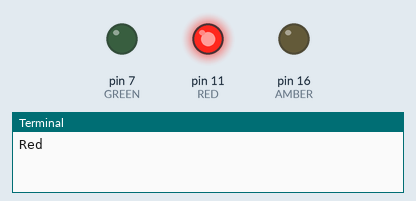
The program below on a simulated Raspberry Pi (header pin numbers). Parts: output pins drawn as LEDs (lit = HIGH), the last lines printed to the terminal.

Above: at 1.0 s.
At 3.0 s:
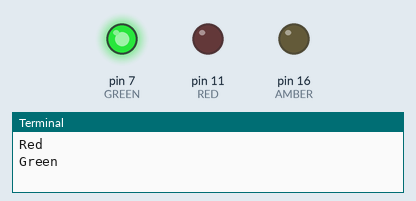
At 5.0 s:
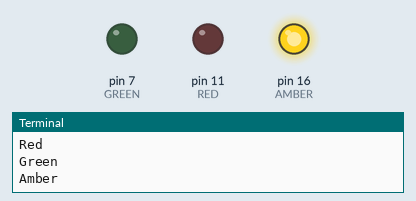
Timing chart, 0 to 10.4 s (numbered marks = the images above):
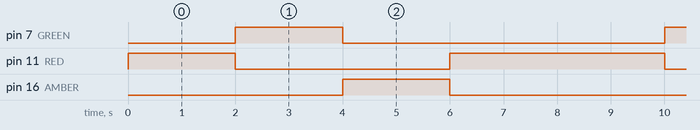

Measured:
- by itself, pin 7 (GREEN), pin 16 (AMBER): alternates HIGH for 2.0 s and LOW for 6.0 s
- by itself, pin 11 (RED): repeats every 8.0 s: LOW 4.0 s, HIGH 4.0 s
- by itself, everything shown: repeats every 8.0 s, in 3 steps

The program:

TrafficLightFINAL.py
```python
import time
import RPi.GPIO as GPIO

GPIO.setwarnings(False)
GPIO.cleanup()

GPIO.setmode(GPIO.BOARD)
RED=11
AMBER=16
GREEN=7

# Set Pin 11,16 and 7 on the GPIO header to act as an output
GPIO.setup(RED,GPIO.OUT)
GPIO.setup(AMBER,GPIO.OUT)
GPIO.setup(GREEN,GPIO.OUT)

while True:
	# Turn on the red LED
	GPIO.output(RED,GPIO.HIGH)
	print "Red"
	# Wait for 2 seconds
	time.sleep(2)
	# Turn off the red LED
	GPIO.output(RED,GPIO.LOW)
	# Turn on the green LED
	GPIO.output(GREEN,GPIO.HIGH)
	print "Green"
	# Wait for 2 seconds
	time.sleep(2)
	# Turn off the green LED
	GPIO.output(GREEN,GPIO.LOW)
	# Turn on the amber LED
	GPIO.output(AMBER,GPIO.HIGH)
	print "Amber"
	# Wait for 2 seconds
	time.sleep(2)
	# Turn off the amber LED
	GPIO.output(AMBER,GPIO.LOW)

# ADVANCE GREEN:

        # Turn on the red LED
	GPIO.output(RED,GPIO.HIGH)
	print "Red"
	# Wait for 2 seconds
	time.sleep(2)
	# Turn off the red LED
	GPIO.output(RED,GPIO.LOW)


# LOOP:
for x in xrange(1, 21):
	# Turn on the LED
	GPIO.output(GREEN,GPIO.HIGH)
	print "Advance Green"
	# Wait for a second
	time.sleep(0.1)
	# Turn off the LED
	GPIO.output(GREEN,GPIO.LOW)
	# Wait for a second
	time.sleep(0.1)
	break

	# Turn on the green LED
	GPIO.output(GREEN,GPIO.HIGH)
	print "Green"
	# Wait for 2 seconds
	time.sleep(2)
	# Turn off the green LED
	GPIO.output(GREEN,GPIO.LOW)
        # Turn on the amber LED
	GPIO.output(AMBER,GPIO.HIGH)
	print "Amber"
	# Wait for 2 seconds
	time.sleep(2)
	# Turn off the amber LED
	GPIO.output(AMBER,GPIO.LOW)
```
